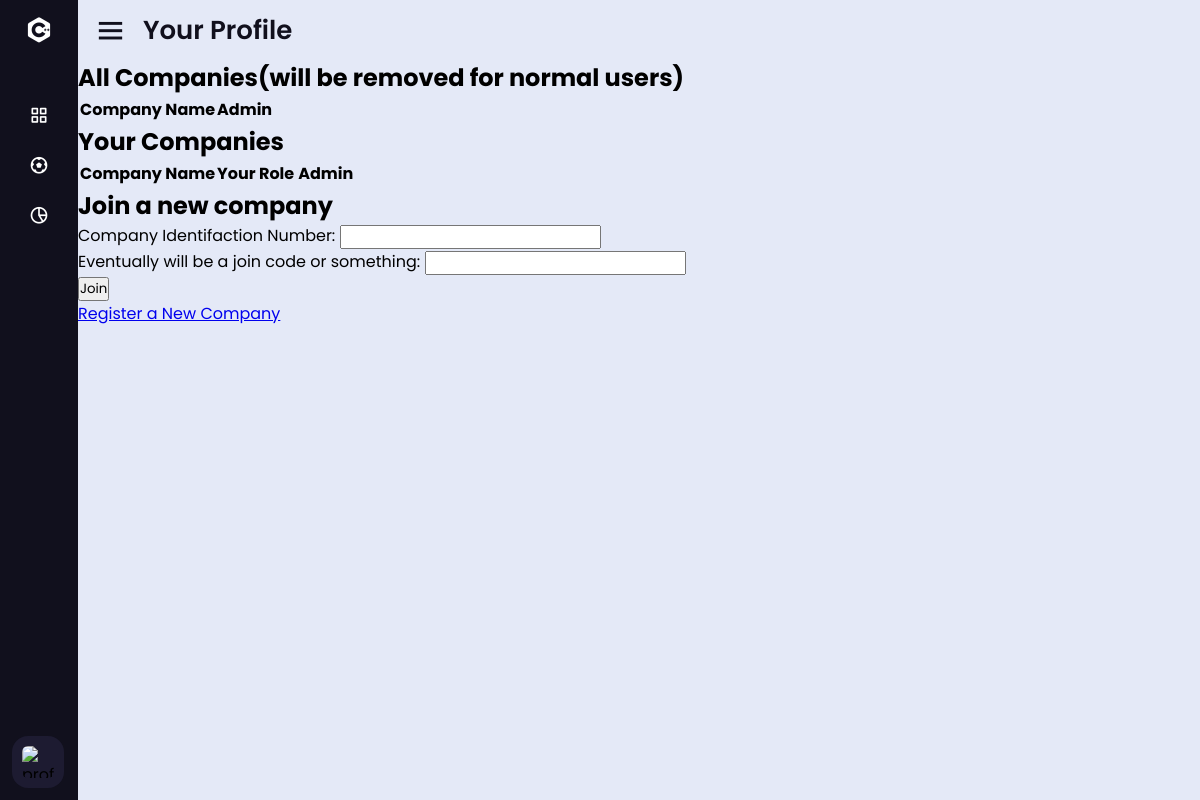
Page /profile/companies (signed in) on the earlier database version.
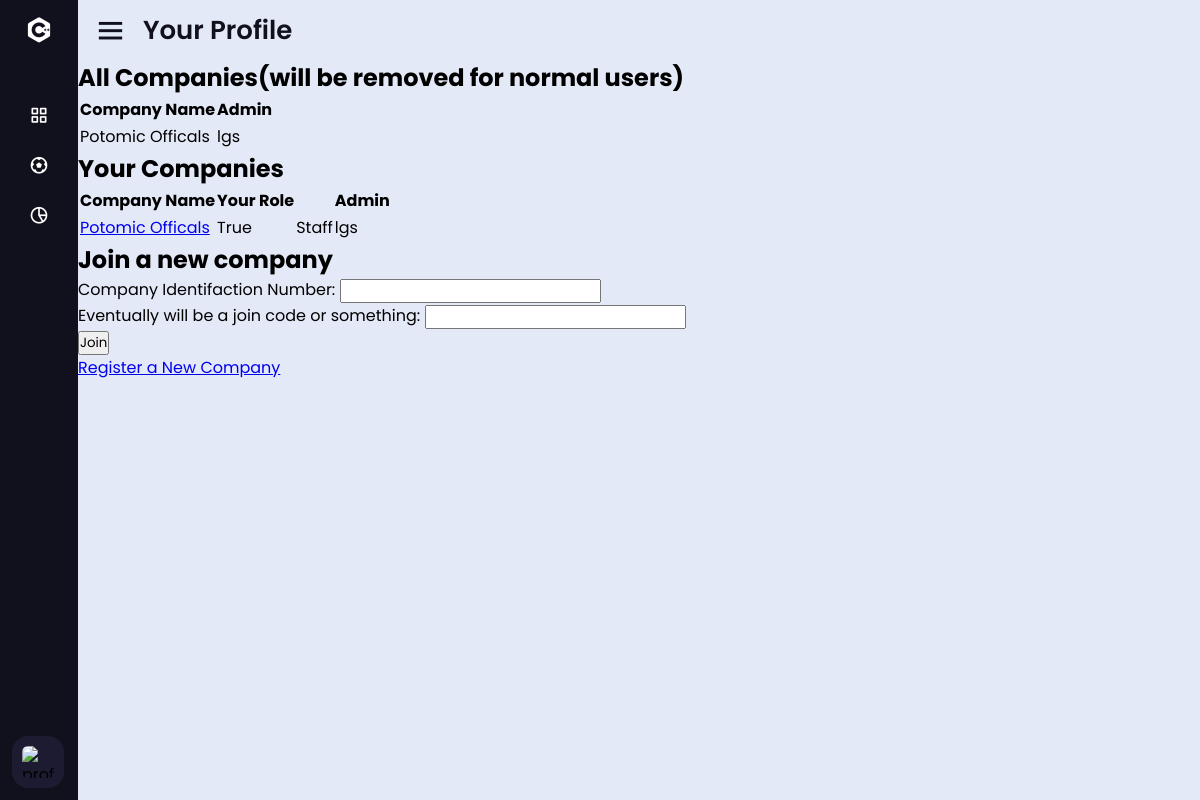
Same page on the later database version.
### company/models.py (models this page shows, shortened)
class Company(models.Model):
    name = models.CharField(max_length=255, unique=True)
    leadAdmin = models.ForeignKey(User, on_delete=models.CASCADE)
    accessCode = models.CharField(max_length=5, null=True)

class CompanyMembership(models.Model):
    user = models.ForeignKey(User, on_delete=models.CASCADE)
    company = models.ForeignKey(Company, on_delete=models.CASCADE)
    isAdmin = models.BooleanField(default=False, null=True, blank=True)

### user/models.py (models this page shows)
class User(AbstractUser):
    phone_number = models.CharField(max_length=20, null=True, blank=True)
    payment_id = models.CharField(max_length=255, null=True, blank=True)
    address = models.CharField(max_length=255, null=True, blank=True)

### user/views.py (the view, shortened to what this page needs)
# urls.py: path('companies', views.joinGroup),
@login_required
def joinGroup(request):
    companies = Company.objects.all() # all companies
    usercompanies = CompanyMembership.objects.filter(user=request.user) # all the companies the user is a part of
    return render(request, 'user/companies.html', {'companies': companies, 'usercompanies': usercompanies})

### user/templates/user/companies.html (shortened to what this page needs)
{% extends "user/profilebase.html" %}
{% block main %}
<div>
    <h1>All Companies(will be removed for normal users)</h1>
    <table class="">
        <thead>
             <tr>
                 <th>Company Name</th>
                 <th>Admin</th>
            </tr>
        </thead>
        <tbody>
            {% for company in companies %}
                <tr>
                    <td>{{company.name}}</td>
                    <td>{{company.leadAdmin.username}}</td>
                </tr>
            {% endfor %}
        </tbody>
    </table>
    <h1>Your Companies</h1>
    <table class="">
        <thead>
             <tr>
                 <th>Company Name</th>
                 <th>Your Role<th>
                 <th>Admin</th>
            </tr>
        </thead>
        <tbody>
            {% for company in usercompanies %}
                <tr>
                    <td><a href='/company/{{company.company.id}}/home'>{{company.company.name}}</a></td>
                    <td>{{company.isAdmin}}</td>
                    <td>{% if company.isAdmin %}Staff{% else %}User{% endif %}</td>
                    <td>{{company.company.leadAdmin.username}}</td>
                </tr>
            {% endfor %}
        </tbody>
    </table>
    <h1>Join a new company</h1>
    <div id="joinform">
        <form method="post">
          <label for="id_email">Company Identifaction Number:</label>
          <input type="text" id="companyid" name="companyid" required />
          <br/>
          <label for="joincode">Eventually will be a join code or something:</label>
          <input type="password" id="joincode" name="joincode" required />
          <br/>
          <button type="submit">Join</button>
        </form>
      </div>
      <a href="createcompany">Register a New Company</a>
</div>
{% endblock main %}

### user/templates/user/profilebase.html (shortened to what this page needs)
<!DOCTYPE html>
{% load static %}
<html lang="pt-br">
<head>
    <link rel="stylesheet" href="{% static 'company/companybase.css' %}">
    <link href='https://unpkg.com/boxicons@2.0.7/css/boxicons.min.css' rel='stylesheet'>
</head>
<body>
    <div class="sidebar close">
        <div class="logo-details">
          <i class='bx bxl-c-plus-plus'></i>
        </div>
        <ul class="nav-links">
          <li>
            <div class="iocn-link">
              <a href="#">
                <i class='bx bx-grid-alt' ></i>
              </a>
            </div>
          </li>
          <li>
            <a href="companies">
              <i class='bx bx-football' ></i>
            </a>
          </li>
          <li>
            <div class="iocn-link">
              <a href="settings">
                <i class='bx bx-pie-chart-alt-2' ></i>
              </a>
            </div>
          </li>
        <div class="profile-details">
          <div class="profile-content">
            <img src="{% static '\company\imgs\tempprofilepicture.jpeg' %}" alt="profileImg">
          </div>
        </div>
    </ul>
      </div>
      <section class="home-section">
        <div class="home-content">
          <i class='bx bx-menu' ></i>
          <span class="text">Your Profile</span>
        </div>
        <div class="main-content">
            {% block main %}
            {% endblock main %}
        </div>
      </section>
</body>
</html>

### company/static/company/companybase.css (style rules this page uses)
* { margin: 0; padding: 0; box-sizing: border-box; font-family: 'Poppins', sans-serif; }
.sidebar { position: fixed; top: 0; left: 0; height: 100%; width: 260px; background: #11101d; z-index: 100; transition: all 0.5s ease; }
.sidebar.close { width: 78px; }
.sidebar .logo-details { height: 60px; width: 100%; display: flex; align-items: center; overflow: hidden; white-space: nowrap; }
.sidebar .logo-details i { font-size: 30px; color: #fff; height: 50px; min-width: 78px; text-align: center; line-height: 50px; }
.sidebar .nav-links { height: 100%; padding: 30px 0 150px 0; overflow: auto; }
.sidebar.close .nav-links { overflow: visible; }
.sidebar .nav-links li { position: relative; list-style: none; transition: all 0.4s ease; }
.sidebar .nav-links li .iocn-link { display: flex; align-items: center; justify-content: space-between; }
.sidebar.close .nav-links li .iocn-link { display: block }
.sidebar .nav-links li i { height: 50px; min-width: 78px; text-align: center; line-height: 50px; color: #fff; font-size: 20px; cursor: pointer; transition: all 0.3s ease; }
.sidebar .nav-links li a { display: flex; align-items: center; text-decoration: none; }
.sidebar .profile-details { position: fixed; bottom: 0; width: 260px; display: flex; align-items: center; background: #1d1b31; padding: 12px 0; transition: all 0.5s ease; overflow: hidden; }
.sidebar.close .profile-details { background: none; }
.sidebar.close .profile-details { width: 78px; }
.sidebar .profile-details .profile-content { display: flex; align-items: center; }
.sidebar .profile-details img { height: 52px; width: 52px; object-fit: cover; border-radius: 16px; margin: 0 14px 0 12px; background: #1d1b31; transition: all 0.5s ease; }
.sidebar.close .profile-details img { padding: 10px; }
.home-section { position: relative; background: #E4E9F7; height: 100vh; left: 260px; width: calc(100% - 260px); transition: all 0.5s ease; }
.sidebar.close ~ .home-section { left: 78px; width: calc(100% - 78px); }
.home-section .home-content { height: 60px; display: flex; align-items: center; }
.home-section .home-content .bx-menu, .home-section .home-content .text { color: #11101d; font-size: 35px; }
.home-section .home-content .bx-menu { margin: 0 15px; cursor: pointer; }
.home-section .home-content .text { font-size: 26px; font-weight: 600; }

Differences in the rows shown:
added Company: name "Potomic Officals", leadAdmin.username "lgs"
added CompanyMembership: company.name "Potomic Officals", isAdmin "True", shows "Staff", company.leadAdmin.username "lgs"
